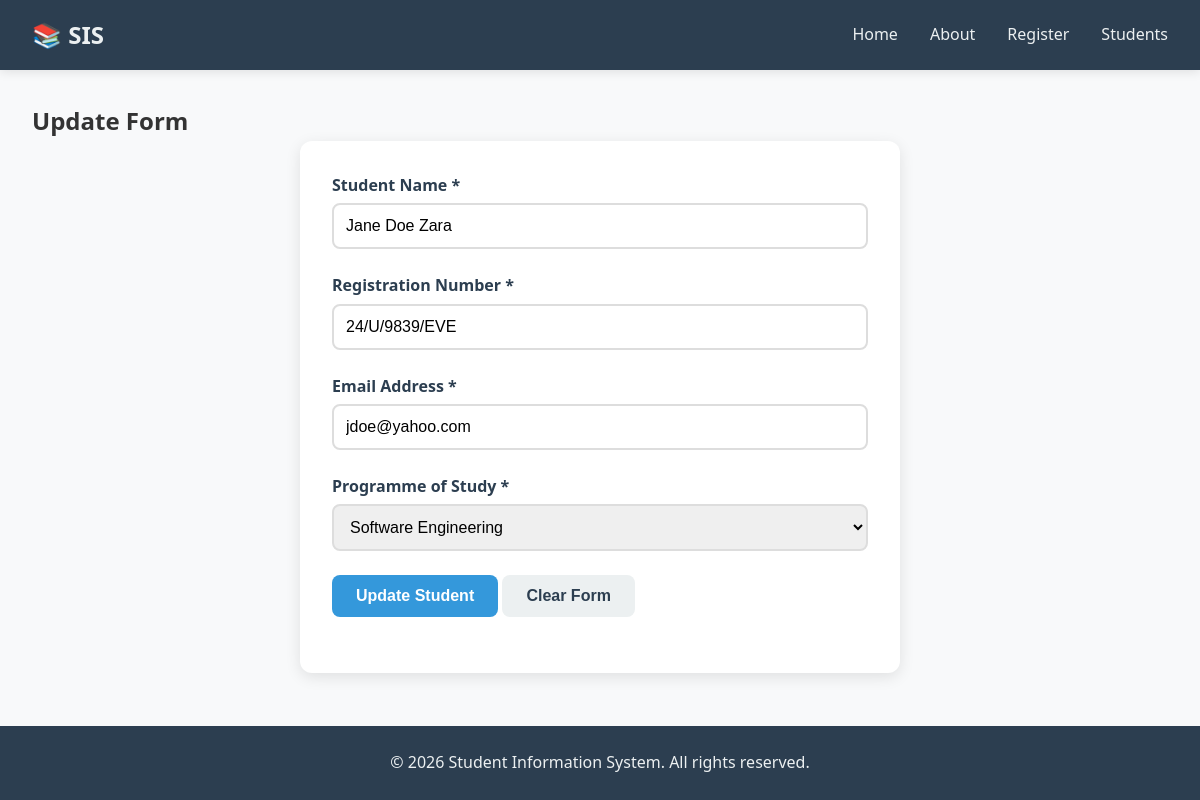
Page /student/5/update on the committed database.
### models.py (models this page shows, shortened)
class Student(db.Model):
    __tablename__ = 'students'
    id = db.Column(db.Integer, primary_key=True)
    student_name = db.Column(db.String(100), nullable=False)
    registration_number = db.Column(db.String(50), unique=True, nullable=False)
    email = db.Column(db.String(100), unique=True, nullable=False)
    programme = db.Column(db.String(100), nullable=False)
    registration_date = db.Column(db.DateTime, default=lambda: datetime.now(timezone.utc))
    is_active = db.Column(db.Boolean, default=True)
    def to_dict(self):
        return {
            'id': self.id,
            'student_name': self.student_name,
            'registration_number': self.registration_number,
            'email': self.email,
            'programme': self.programme,
            'registration_date': self.registration_date.strftime('%Y-%m-%d %H:%M:%S'),
            'is_active': self.is_active
        }

### app.py (the view, shortened to what this page needs)
@app.route('/student/<int:student_id>/update', methods=['GET', 'POST'])
def update_student(student_id):
    student = get_student_by_id(student_id)
    if not student:
        flash('Student not found!', 'error')
        return redirect(url_for('students_list'))
    return render_template('register.html', form_data=student.to_dict(), form_action=url_for('update_student', student_id=student_id))

### database.py (called while the page is built)
def get_student_by_id(student_id):
    return Student.query.get(student_id)

### templates/register.html (shortened to what this page needs)
{% extends "base.html" %}
{% block content %}
    <section class="register-page">
        {% if form_data %}
        <h2>Update Form</h2>
        {% else %}
        <h2>Student Registration Form</h2>
        {% endif %}
        <div class="form-container">
            <form method="POST" action="{{ form_action if form_action else url_for('register') }}" class="registration-form">
                <div class="form-group">
                    <label for="student_name">Student Name *</label>
                    <input type="text" id="student_name" name="student_name" value="{{ form_data.student_name if form_data else ""}}"
                           placeholder="Enter your full name" required>
                </div>
                <div class="form-group">
                    <label for="registration_number">Registration Number *</label>
                    <input type="text" id="registration_number" name="registration_number"  value="{{ form_data.registration_number if form_data else ""}}"
                           placeholder="e.g., STU123456" required>
                </div>
                <div class="form-group">
                    <label for="email">Email Address *</label>
                    <input type="email" id="email" name="email" value="{{ form_data.email if form_data else ""}}"
                           placeholder="you@mak.ac.ug" required>
                </div>
                <div class="form-group">
                    <label for="programme">Programme of Study *</label>
                    <select id="programme" name="programme" required>
                        <option value="Software Engineering" {% if form_data and form_data.programme == 'Software Engineering' %}selected{% endif %}>Software Engineering</option>
                    </select>
                </div>
                <div class="form-group">
                    {% if form_data %}
                    <button type="submit" class="btn btn-primary">Update Student</button>
                    {% else %}
                    <button type="submit" class="btn btn-primary">Register Student</button>
                    {% endif %}
                    <button type="reset" class="btn btn-secondary">Clear Form</button>
                </div>
            </form>
        </div>
    </section>
{% endblock %}

### static/style.css (style rules this page uses)
* { margin: 0; padding: 0; box-sizing: border-box; }
body { font-family: 'Segoe UI', Tahoma, Geneva, Verdana, sans-serif; line-height: 1.6; color: #333; background-color: #f8f9fa; min-height: 100vh; display: flex; flex-direction: column; }
.btn { display: inline-block; padding: 0.75rem 1.5rem; border: none; border-radius: 8px; font-size: 1rem; font-weight: 600; cursor: pointer; text-decoration: none; transition: background-color 0.3s ease, transform 0.2s ease; }
.btn-primary { background-color: #3498db; color: white; }
.btn-secondary { background-color: #ecf0f1; color: #2c3e50; }
.form-container { background: white; padding: 2rem; border-radius: 12px; box-shadow: 0 4px 15px rgba(0, 0, 0, 0.1); max-width: 600px; margin: 0 auto; }
.registration-form .form-group { margin-bottom: 1.5rem; }
.registration-form label { display: block; font-weight: 600; margin-bottom: 0.3rem; color: #2c3e50; }
.registration-form input, .registration-form select { width: 100%; padding: 0.75rem; border: 2px solid #ddd; border-radius: 8px; font-size: 1rem; transition: border-color 0.3s ease; }

### rows in the picture
Student: student_name "Jane Doe Zara", registration_number "24/U/9839/EVE", email "jdoe@yahoo.com", programme "Software Engineering"
